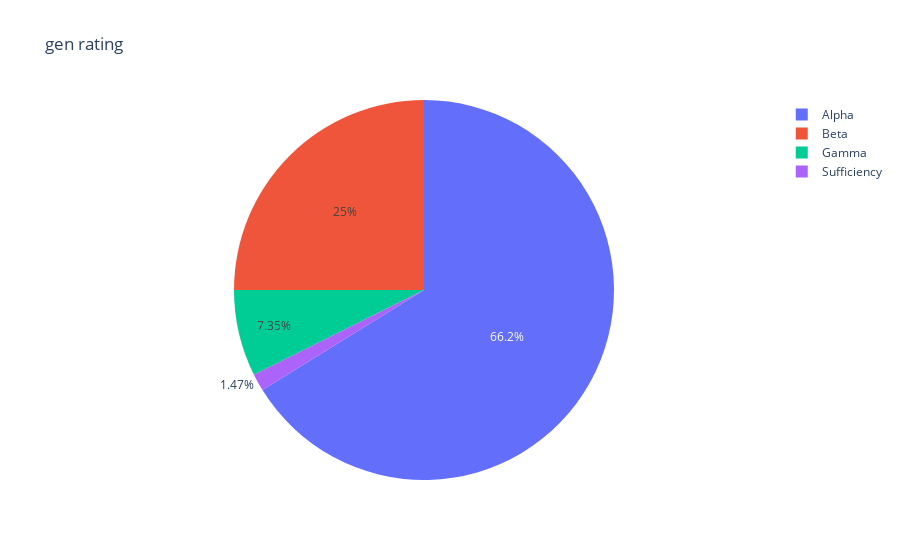

Write notebook code for a chart like this one.
### Code cell
gen_rating_list = []
for x in df["gen.rating"].values:
    if str(x) != "nan":
        gen_rating_list.extend( [lst.strip() for lst in x.split(",")] )
temp_data = pd.Series(gen_rating_list).value_counts()

labels = (np.array(temp_data.index))
sizes = (np.array((temp_data / temp_data.sum())*100))
plt.figure(figsize=(15,8))

trace = go.Pie(labels=labels, values=sizes)
layout = go.Layout(title='gen rating')
data = [trace]
fig = go.Figure(data=data, layout=layout)
py.iplot(fig, filename="gen rating")

### Figure 1 — Plotly figure (JSON) as saved in the notebook; plotly's stock layout.template omitted (floating-point values rounded to 4 significant figures)
{"data": [{"labels": ["Alpha", "Beta", "Gamma", "Sufficiency"], "type": "pie", "values": [66.18, 25, 7.353, 1.471]}], "layout": {"title": {"text": "gen rating"}}}
